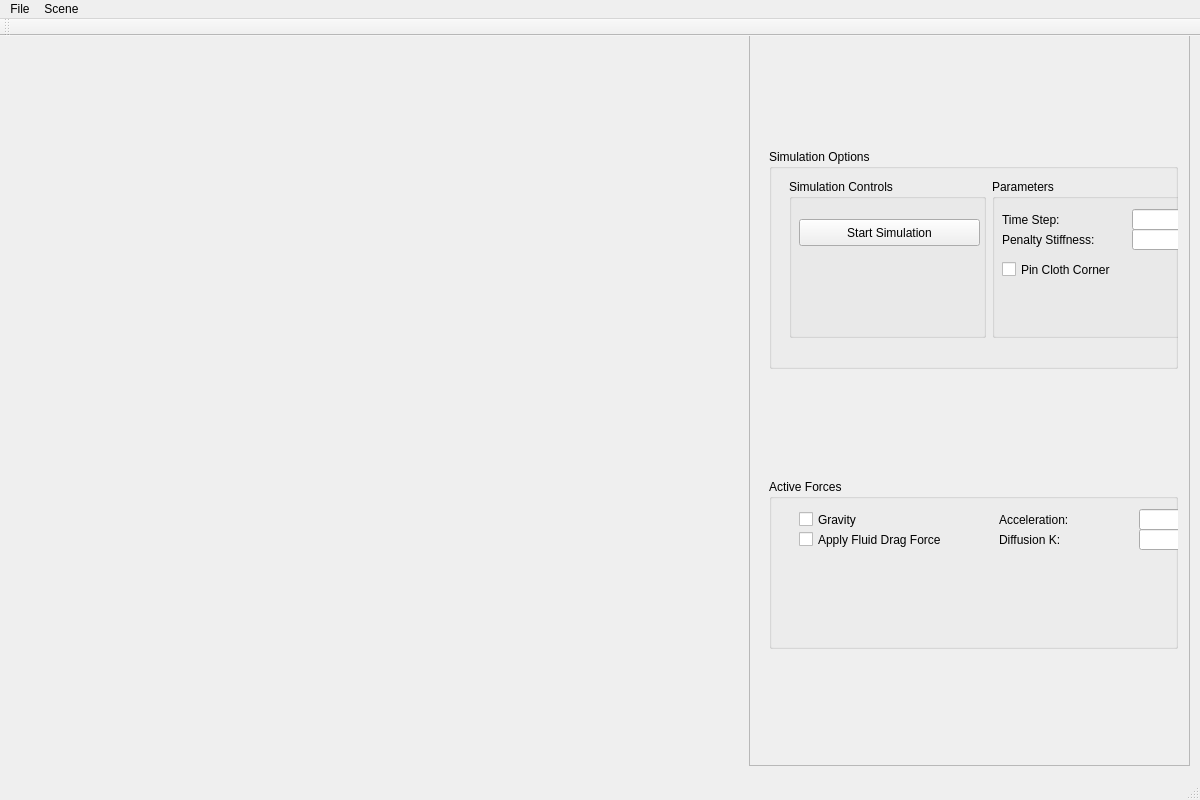
<?xml version="1.0" encoding="UTF-8"?>
<ui version="4.0">
 <class>MainWindow</class>
 <widget class="QMainWindow" name="MainWindow">
  <property name="geometry">
   <rect>
    <x>0</x>
    <y>0</y>
    <width>1200</width>
    <height>800</height>
   </rect>
  </property>
  <property name="windowTitle">
   <string>Virtual Catwalk</string>
  </property>
  <widget class="QWidget" name="centralWidget">
   <widget class="GLPanel" name="GLWidget" native="true">
    <property name="geometry">
     <rect>
      <x>10</x>
      <y>0</y>
      <width>731</width>
      <height>731</height>
     </rect>
    </property>
    <property name="sizePolicy">
     <sizepolicy hsizetype="Fixed" vsizetype="Fixed">
      <horstretch>0</horstretch>
      <verstretch>0</verstretch>
     </sizepolicy>
    </property>
    <property name="focusPolicy">
     <enum>Qt::StrongFocus</enum>
    </property>
   </widget>
   <widget class="QFrame" name="parameterFrame">
    <property name="geometry">
     <rect>
      <x>749</x>
      <y>-1</y>
      <width>441</width>
      <height>731</height>
     </rect>
    </property>
    <property name="frameShape">
     <enum>QFrame::StyledPanel</enum>
    </property>
    <property name="frameShadow">
     <enum>QFrame::Raised</enum>
    </property>
    <widget class="QWidget" name="verticalLayoutWidget">
     <property name="geometry">
      <rect>
       <x>9</x>
       <y>-1</y>
       <width>431</width>
       <height>731</height>
      </rect>
     </property>
     <layout class="QVBoxLayout" name="verticalLayout">
      <item>
       <widget class="QGroupBox" name="simOptionsBox">
        <property name="maximumSize">
         <size>
          <width>16777215</width>
          <height>220</height>
         </size>
        </property>
        <property name="title">
         <string>Simulation Options</string>
        </property>
        <widget class="QWidget" name="horizontalLayoutWidget">
         <property name="geometry">
          <rect>
           <x>9</x>
           <y>19</y>
           <width>421</width>
           <height>181</height>
          </rect>
         </property>
         <layout class="QHBoxLayout" name="horizontalLayout">
          <item>
           <widget class="QGroupBox" name="SimulationBox">
            <property name="title">
             <string>Simulation Controls</string>
            </property>
            <widget class="QPushButton" name="startSimulationButton">
             <property name="geometry">
              <rect>
               <x>10</x>
               <y>40</y>
               <width>181</width>
               <height>27</height>
              </rect>
             </property>
             <property name="text">
              <string>Start Simulation</string>
             </property>
            </widget>
           </widget>
          </item>
          <item>
           <widget class="QGroupBox" name="SimParametersBox">
            <property name="title">
             <string>Parameters</string>
            </property>
            <widget class="QLabel" name="timeStepLabel">
             <property name="geometry">
              <rect>
               <x>10</x>
               <y>30</y>
               <width>81</width>
               <height>21</height>
              </rect>
             </property>
             <property name="text">
              <string>Time Step:</string>
             </property>
            </widget>
            <widget class="QLineEdit" name="timeStepEdit">
             <property name="geometry">
              <rect>
               <x>140</x>
               <y>30</y>
               <width>61</width>
               <height>21</height>
              </rect>
             </property>
            </widget>
            <widget class="QLabel" name="penaltyStiffnessLabel">
             <property name="geometry">
              <rect>
               <x>10</x>
               <y>50</y>
               <width>131</width>
               <height>21</height>
              </rect>
             </property>
             <property name="text">
              <string>Penalty Stiffness:</string>
             </property>
            </widget>
            <widget class="QLineEdit" name="penaltyStiffnessEdit">
             <property name="geometry">
              <rect>
               <x>140</x>
               <y>50</y>
               <width>61</width>
               <height>21</height>
              </rect>
             </property>
            </widget>
            <widget class="QCheckBox" name="pinClothCornersCheckbox">
             <property name="geometry">
              <rect>
               <x>10</x>
               <y>80</y>
               <width>151</width>
               <height>21</height>
              </rect>
             </property>
             <property name="text">
              <string>Pin Cloth Corner</string>
             </property>
            </widget>
           </widget>
          </item>
         </layout>
        </widget>
       </widget>
      </item>
      <item>
       <widget class="QGroupBox" name="activeForcesBox">
        <property name="maximumSize">
         <size>
          <width>16777215</width>
          <height>170</height>
         </size>
        </property>
        <property name="title">
         <string>Active Forces</string>
        </property>
        <widget class="QCheckBox" name="gravityCheckBox">
         <property name="geometry">
          <rect>
           <x>30</x>
           <y>30</y>
           <width>97</width>
           <height>21</height>
          </rect>
         </property>
         <property name="text">
          <string>Gravity</string>
         </property>
        </widget>
        <widget class="QLabel" name="gravityGLabel">
         <property name="geometry">
          <rect>
           <x>230</x>
           <y>30</y>
           <width>121</width>
           <height>21</height>
          </rect>
         </property>
         <property name="text">
          <string>Acceleration:</string>
         </property>
        </widget>
        <widget class="QLineEdit" name="gravityGEdit">
         <property name="geometry">
          <rect>
           <x>370</x>
           <y>30</y>
           <width>51</width>
           <height>21</height>
          </rect>
         </property>
        </widget>
        <widget class="QLabel" name="kDiffLabel">
         <property name="geometry">
          <rect>
           <x>230</x>
           <y>50</y>
           <width>121</width>
           <height>21</height>
          </rect>
         </property>
         <property name="text">
          <string>Diffusion K:</string>
         </property>
        </widget>
        <widget class="QLineEdit" name="kDiffEdit">
         <property name="geometry">
          <rect>
           <x>370</x>
           <y>50</y>
           <width>51</width>
           <height>21</height>
          </rect>
         </property>
        </widget>
        <widget class="QCheckBox" name="fluidDragForceCheckbox">
         <property name="geometry">
          <rect>
           <x>30</x>
           <y>50</y>
           <width>191</width>
           <height>21</height>
          </rect>
         </property>
         <property name="text">
          <string>Apply Fluid Drag Force</string>
         </property>
        </widget>
       </widget>
      </item>
     </layout>
    </widget>
   </widget>
  </widget>
  <widget class="QMenuBar" name="menuBar">
   <property name="geometry">
    <rect>
     <x>0</x>
     <y>0</y>
     <width>1200</width>
     <height>27</height>
    </rect>
   </property>
   <widget class="QMenu" name="menuFile">
    <property name="title">
     <string>File</string>
    </property>
    <addaction name="actionExit"/>
   </widget>
   <widget class="QMenu" name="menuScene">
    <property name="title">
     <string>Scene</string>
    </property>
    <addaction name="actionReset"/>
    <addaction name="actionReset_Everything"/>
   </widget>
   <addaction name="menuFile"/>
   <addaction name="menuScene"/>
  </widget>
  <widget class="QToolBar" name="mainToolBar">
   <attribute name="toolBarArea">
    <enum>TopToolBarArea</enum>
   </attribute>
   <attribute name="toolBarBreak">
    <bool>false</bool>
   </attribute>
  </widget>
  <widget class="QStatusBar" name="statusBar"/>
  <action name="actionExit">
   <property name="text">
    <string>Exit</string>
   </property>
  </action>
  <action name="actionReset">
   <property name="text">
    <string>Clear Scene</string>
   </property>
  </action>
  <action name="actionReset_Everything">
   <property name="text">
    <string>Reset Everything</string>
   </property>
  </action>
 </widget>
 <layoutdefault spacing="6" margin="11"/>
 <customwidgets>
  <customwidget>
   <class>GLPanel</class>
   <extends>QWidget</extends>
   <header>glpanel.h</header>
   <container>1</container>
  </customwidget>
 </customwidgets>
 <resources/>
 <connections/>
</ui>
